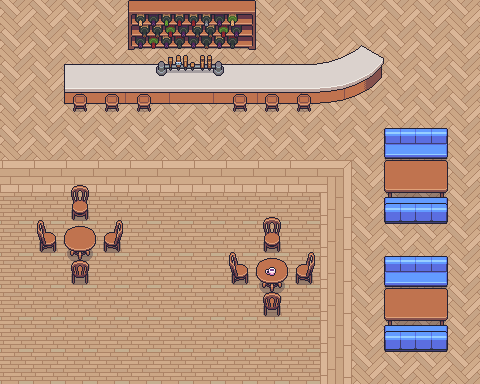

A 2D game scene composited from a Tiled map and its tileset images. What follows is a short description and the map's XML, with every tile layer's data as written:
An orthogonal 15x12 tile map with 32x32 px tiles, 5 tile layers (Tile Layer 1, Tile Layer 2, Tile Layer 3, Tile Layer 4, ...), 5 tilesets.

<map version="1.5" tiledversion="1.7.2" orientation="orthogonal" renderorder="right-down" width="15" height="12" tilewidth="32" tileheight="32" infinite="0" nextlayerid="6" nextobjectid="1">
 <tileset firstgid="1" source="floors.tsx" />
 <tileset firstgid="281" source="gather_plants_outdoor_2.1.tsx" />
 <tileset firstgid="5321" source="../../../templates/UFP Offices/Assets/floor test.tsx" />
 <tileset firstgid="6665" source="../../../templates/UFP Offices/Assets/gather_terrains_3.x.tsx" />
 <tileset firstgid="14505" source="../../../../objects/WIP/13/a TEMP folder/Wall_unstable.tsx" />
 <layer id="1" name="Tile Layer 1" width="15" height="12">
  <data encoding="csv">
5329,5329,5329,5329,5329,5329,5329,5329,5329,5329,5329,5329,5329,5329,5329,
5329,5329,5329,5329,5329,5329,5329,5329,5329,5329,5329,5329,5329,5329,5329,
5329,5329,5329,5329,5329,5329,5329,5329,5329,5329,5329,5329,5329,5329,5329,
5329,5329,5329,5329,5329,5329,5329,5329,5329,5329,5329,5329,5329,5329,5329,
5329,5329,5329,5329,5329,5329,5329,5329,5329,5329,5329,5329,5329,5329,5329,
3221230847,3221230847,3221230847,3221230847,3221230847,3221230847,3221230847,3221230847,3221230847,3221230847,3221230846,5329,5329,5329,5329,
5349,5349,5349,5349,5349,5349,5349,5349,5349,5349,3221230825,5329,5329,5329,5329,
5349,5349,5349,5349,5349,5349,5349,5349,5349,5349,3221230825,5329,5329,5329,5329,
5349,5349,5349,5349,5349,5349,5349,5349,5349,5349,3221230825,5329,5329,5329,5329,
5349,5349,5349,5349,5349,5349,5349,5349,5349,5349,3221230825,5329,5329,5329,5329,
5349,5349,5349,5349,5349,5349,5349,5349,5349,5349,3221230825,5329,5329,5329,5329,
5349,5349,5349,5349,5349,5349,5349,5349,5349,5349,3221230825,5329,5329,5329,5329
</data>
 </layer>
 <layer id="2" name="Tile Layer 2" width="15" height="12">
  <data encoding="csv">
0,0,0,0,0,0,0,0,0,0,0,0,0,0,0,
0,2147485847,2147485847,2147485846,2147485845,2147485844,2147485843,2147485842,2147485841,2147485840,2147485839,2147485838,0,0,0,
0,0,2147485887,2147485886,2147485885,2147485884,2147485883,2147485882,2147485881,2147485880,2147485879,2147485878,0,0,0,
0,0,2147485927,2147485926,2147485925,2147485924,2147485923,2147485922,2147485921,2147485920,2147485919,2147485918,0,0,0,
0,0,0,0,0,0,0,0,0,0,0,0,713,714,0,
0,313,314,315,0,0,0,0,0,0,0,0,0,0,0,
0,353,354,355,0,0,0,313,314,315,0,0,0,0,0,
0,393,394,395,0,0,0,353,354,355,0,0,0,0,0,
0,433,434,435,0,0,0,393,394,395,0,0,713,714,0,
0,0,0,0,0,0,0,433,434,435,0,0,0,0,0,
0,0,0,0,0,0,0,0,0,0,0,0,833,834,0,
0,0,0,0,0,0,0,0,0,0,0,0,0,0,0
</data>
 </layer>
 <layer id="3" name="Tile Layer 3" width="15" height="12">
  <data encoding="csv">
0,0,0,0,0,0,0,0,0,0,0,0,0,0,0,
0,0,0,0,0,0,0,0,0,0,0,0,0,0,0,
0,0,0,0,0,0,0,0,0,0,0,0,0,0,0,
0,0,0,0,0,0,0,0,0,0,0,0,0,0,0,
0,0,0,0,0,0,0,0,0,0,0,0,0,0,0,
0,0,0,0,0,0,0,0,0,0,0,0,2147484040,392,0,
0,0,0,0,0,0,0,0,0,0,0,0,2147484080,432,0,
0,0,0,0,0,0,0,0,0,0,0,0,0,0,0,
0,0,0,0,0,0,0,0,0,0,0,0,0,0,0,
0,0,0,0,0,0,0,0,0,0,0,0,2147484040,392,0,
0,0,0,0,0,0,0,0,0,0,0,0,2147484080,432,0,
0,0,0,0,0,0,0,0,0,0,0,0,0,0,0
</data>
 </layer>
 <layer id="4" name="Tile Layer 4" width="15" height="12">
  <data encoding="csv">
0,0,0,0,2316,2317,2318,2319,0,0,0,0,0,0,0,
0,0,0,0,2356,2357,2358,2359,0,0,0,0,0,0,0,
0,0,0,0,0,0,0,0,0,0,0,0,0,0,0,
0,0,0,0,0,0,0,0,0,0,0,0,0,0,0,
0,0,0,0,0,0,0,0,0,0,0,0,0,0,0,
0,0,0,0,0,0,0,0,0,0,0,0,0,0,0,
0,0,0,0,0,0,0,0,0,0,0,0,833,834,0,
0,0,0,0,0,0,0,0,0,0,0,0,0,0,0,
0,0,0,0,0,0,0,0,0,0,0,0,0,0,0,
0,0,0,0,0,0,0,0,0,0,0,0,0,0,0,
0,0,0,0,0,0,0,0,0,0,0,0,833,834,0,
0,0,0,0,0,0,0,0,0,0,0,0,0,0,0
</data>
 </layer>
 <layer id="5" name="Tile Layer 5" width="15" height="12">
  <data encoding="csv">
0,0,0,0,0,0,0,0,0,0,0,0,0,0,0,
0,0,0,0,0,0,0,0,0,0,0,0,0,0,0,
0,0,0,0,0,0,0,0,0,0,0,0,0,0,0,
0,0,0,0,0,0,0,0,0,0,0,0,0,0,0,
0,0,0,0,0,0,0,0,0,0,0,0,0,0,0,
0,0,0,0,0,0,0,0,0,0,0,0,0,0,0,
0,0,0,0,0,0,0,0,0,0,0,0,0,0,0,
0,0,0,0,0,0,0,0,0,0,0,0,0,0,0,
0,0,0,0,0,0,0,0,918,0,0,0,0,0,0,
0,0,0,0,0,0,0,0,0,0,0,0,0,0,0,
0,0,0,0,0,0,0,0,0,0,0,0,0,0,0,
0,0,0,0,0,0,0,0,0,0,0,0,0,0,0
</data>
 </layer>
</map>
